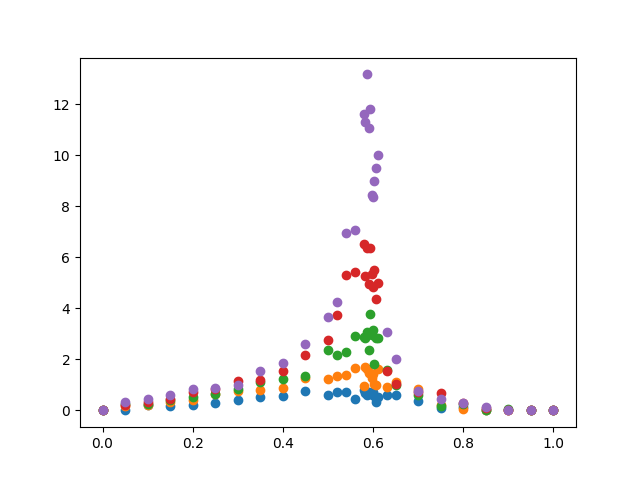

Source code (Python):
import datetime
import numpy as np
import matplotlib.pyplot as plt
import random

time = datetime.datetime.now()
L_array = np.array([10, 20, 40, 80, 160])


def plane_init():  # creates a 2D array(plane) and prepares 'plane' for start(sets its initial values)
    plane = np.zeros(shape=(L + 1, L))
    i = 1
    #print(L)
    while i < L + 1:
        j = 0
        while j < L:
            plane[i, j] = off_number
            j += 1
        i += 1
    return plane


probability = .57
probability_array = np.array(
    [.0, .05, .1, .15, .20, .25, .30, .35, .4, .45, .50, .52, .54, .56, .58, .583, .587, .59, .593, .597, .60, .603,
     .607, .61, .63, .65, .70, .75, .8, .85, .9, .95, 1])
global counter
counter = 1


def recolor(plane, max_value, min_value):  # subtitutes cells of array(plane),which have max_value with min_value
    color_array[int(max_value)] = color_array[int(min_value)]
    return None


def percolation_check(plane):  # checks if percolation has happened or not
    j = 0
    while j < L:
        if color_checker(plane[L, j]) == 1:
            return 1
        j += 1
    return 0


def color_checker(
        value):  # checks if a color should be considered as color==0 or not(is connected to infinity cluster or not)
    if color_array[int(value)] != int(value):
        return color_checker(color_array[int(value)])
    if color_array[int(value)] == int(value):
        if int(value) == 0:
            return 1
        else:
            return 0


def real_color(
        value):  # this function is very similar to function 'color_checker' but it returns the real color of a color
    if color_array[int(value)] != int(value):
        return real_color(color_array[int(value)])
    if color_array[int(value)] == int(value):
        return int(value)


def big_cluster_finder(real_color_array, area_array,
                       temp):  # in the case,system has percolated it finds the "real color" of the bigest cluster(except the percolated cluster)
    max_S = 0  # area of bigest cluster                         #if system has percolated,temp is 1.else temp is 0
    index = L ** 2 + 1  # color of bigest cluster(-1 means there is no cluster but infinity cluster)
    i = 0
    while i <= counter:
        if real_color_array[i] != 0:
            j = i
            temp_S = 0
            while j <= counter:
                if real_color_array[j] == real_color_array[i]:
                    temp_S += area_array[j]
                j += 1
            if temp_S > max_S:
                max_S = temp_S
                index = real_color_array[i]
        i += 1
    return (index, max_S)  # 'index'==L**2+1 means that the whole grid a infinity cluster


def x_cm_finder(plane, index, max_S):  # finds the x coordinate of center of mass of cluster
    i = 1
    x_cm = 0
    while i < L + 1:
        j = 0
        while j < L:
            if real_color_array[int(plane[i, j])] == index:
                x_cm = x_cm + j
            j += 1
        i += 1
    x_cm = x_cm / max_S
    return x_cm


def y_cm_finder(plane, index, max_S):  # finds the y coordinate of center of mass of cluster
    i = 1
    y_cm = 0
    while i < L + 1:
        j = 0
        while j < L:
            if real_color_array[int(plane[i, j])] == index:
                y_cm = y_cm + i
            j += 1
        i += 1
    y_cm = y_cm / max_S
    return y_cm


def x_var_finder(plane, x_cm, index, max_S):  # finds the x variance of system around the x_cm
    i = 1
    x_var = 0
    while i < L + 1:
        j = 0
        while j < L:
            if real_color_array[int(plane[i, j])] == index:
                x_var = x_var + (j - x_cm) ** 2
            j += 1
        i += 1
    x_var = x_var / max_S
    return x_var


def y_var_finder(plane, y_cm, index, max_S):
    i = 1
    y_var = 0
    while i < L + 1:
        j = 0
        while j < L:
            if real_color_array[int(plane[i, j])] == index:
                y_var = y_var + (i - y_cm) ** 2
            j += 1
        i += 1
    y_var = y_var / max_S
    return y_var


def value_assign(plane, x, y):  # assign a value to a newly born cell(in 2D array 'plane')
    if plane[(x - 1), y] == off_number and plane[x, y - 1] == off_number:
        global counter
        plane[x, y] = counter
        area_array[int(plane[x, y])] += 1  # increases the area of cluster with value==plane[x,y]
        counter = counter + 1
        return None
    elif plane[(x - 1), y] != off_number and plane[x, y - 1] == off_number:
        plane[x, y] = color_array[int(plane[x - 1, y])]
        area_array[int(plane[x, y])] += 1  # increases the area of cluster with value==plane[x,y]
    elif plane[(x - 1), y] == off_number and plane[x, y - 1] != off_number:
        plane[x, y] = color_array[int(plane[x, y - 1])]
        area_array[int(plane[x, y])] += 1  # increases the area of cluster with value==plane[x,y]
    elif plane[(x - 1), y] != off_number and plane[x, y - 1] != off_number:
        sorted_temp = np.sort((color_array[int(plane[x - 1, y])], color_array[int(plane[x, y - 1])]))
        plane[x, y] = sorted_temp[0]
        area_array[int(plane[x, y])] += 1  # increases the area of cluster with value==plane[x,y]
        recolor(plane, sorted_temp[1], sorted_temp[0])
    return None


def mother(plane, x, y,
           probability):  # checks if a random number is less than probability,turns it on
    temp = random.random()
    if temp <= probability:
        value_assign(plane, x, y)
    return None


ksi_array = np.zeros(shape=(len(L_array), len(probability_array)))
k = 0
while k < len(L_array):
    L = L_array[k]
    off_number = -L  # value of off cells would be this

    m = 0
    while m < len(probability_array):
        Q = 0  # 'Q' counts the how many times percolation has happened in 100 run of system
        probability = probability_array[m]
        Rg = 0
        n = 0
        while n < 10:
            area_array = np.zeros(
                L ** 2 + 1)  # this array keeps the "area" of a cluster in it.and is evaluated in 'value assign
            # function'
            color_array = np.arange(L ** 2 + 1)
            counter = 1
            global plane
            plane = plane_init()
            i = 1
            while i < L + 1:
                j = 0
                while j < L:
                    mother(plane, i, j, probability)
                    j = j + 1
                i = i + 1
            n += 1
            temp = percolation_check(plane)  # if temp is 1,percolation has occured.if be 0,has NOT percolated
            Q = Q + temp
            real_color_array = np.arange(
                L ** 2 + 1)  # all the connected clusters have the same number and stored in this array
            s = 0
            while s < counter:
                if s == real_color(s):
                    h = 0
                    while h <= counter:
                        if real_color(h) == s:
                            real_color_array[h] = s
                        h += 1
                s += 1
            (index, max_S) = big_cluster_finder(real_color_array, area_array,
                                                temp)  # here the color of biggest cluster('index') and its area
            # max_S is evaluated
            if max_S != 0:
                x_var = x_var_finder(plane, x_cm_finder(plane, index, max_S), index, max_S)
                y_var = y_var_finder(plane, y_cm_finder(plane, index, max_S), index, max_S)
                Rg += (x_var + x_var)  # at the end we will divide Rg by 100
        Rg = Rg / 100
        ksi_array[k, m] = Rg ** .5
        m += 1
    k += 1

print(datetime.datetime.now() - time)
# plt.pcolor(plane)


fig = plt.figure()
plt.scatter(probability_array, ksi_array[0, :])
plt.scatter(probability_array, ksi_array[1, :])
plt.scatter(probability_array, ksi_array[2, :])
plt.scatter(probability_array, ksi_array[3, :])
plt.scatter(probability_array, ksi_array[4, :])

plt.show()
